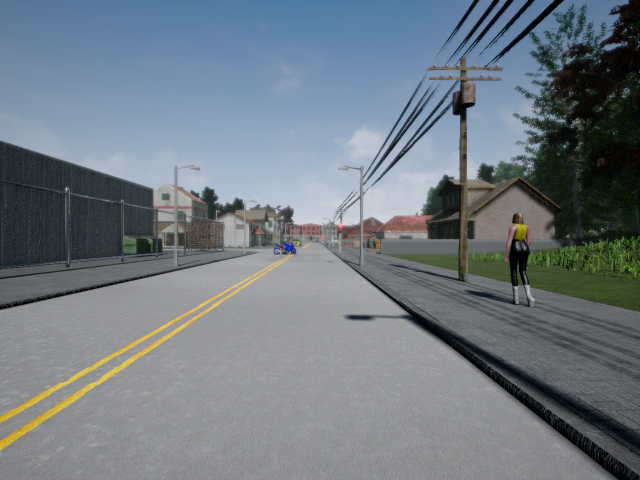
#> input picture Visual_Perception_for_Self-Driving_Cars/Applying_Stereo_Depth_to_a_Driving_Scenario/stereo_set/frame_00077_1547042741L.png, 1280 x 960 px (shown at 1/2 size)
$ jupyter execute 'Applying Stereo Depth to a Driving Scenario (practice assignment).ipynb'   (shell and % lines are left out)
#> lines starting #> are read from the running program, lines starting #| are printed output that depends on the picture
### Visual_Perception_for_Self-Driving_Cars/Applying_Stereo_Depth_to_a_Driving_Scenario/files_management.py
import csv
import numpy as np
import cv2


def get_projection_matrices():
    """Frame Calibration Holder
    3x4    p_left, p_right      Camera P matrix. Contains extrinsic and intrinsic parameters.
    """
    p_left = np.array([[640.0,   0.0, 640.0, 2176.0],
                       [  0.0, 480.0, 480.0,  552.0],
                       [  0.0,   0.0,   1.0,    1.4]])
    p_right = np.array([[640.0,   0.0, 640.0, 2176.0],
                       [   0.0, 480.0, 480.0,  792.0],
                       [   0.0,   0.0,   1.0,    1.4]])
    return p_left, p_right


def read_left_image():
    return cv2.imread("stereo_set/frame_00077_1547042741L.png")[...,::-1]
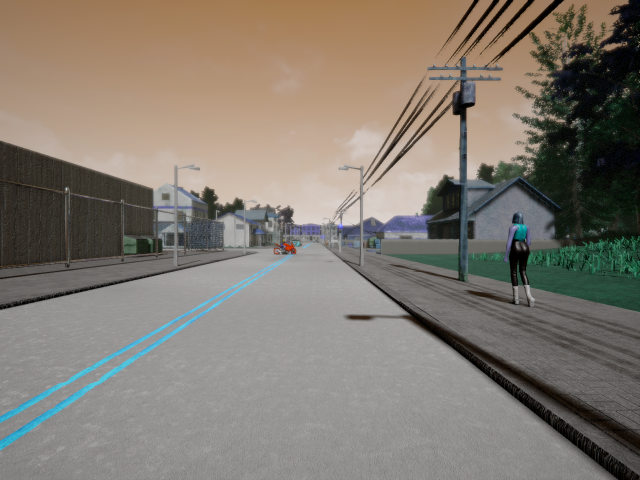
#> returned value: shape (960, 1280, 3) (shown at 1/2 size); mean of channels 0, 1, 2 113, 122.4, 129.9; drawn as B, G, R


def read_right_image():
    return cv2.imread("stereo_set/frame_00077_1547042741R.png")[...,::-1]
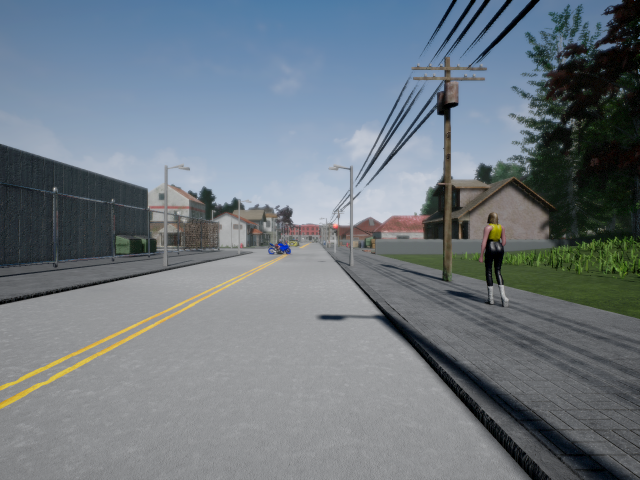
#> input picture Visual_Perception_for_Self-Driving_Cars/Applying_Stereo_Depth_to_a_Driving_Scenario/stereo_set/frame_00077_1547042741R.png, 1280 x 960 px (shown at 1/2 size)
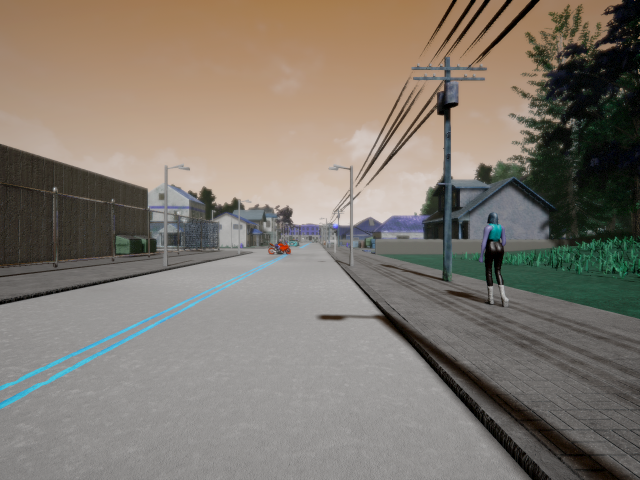
#> returned value: shape (960, 1280, 3) (shown at 1/2 size); mean of channels 0, 1, 2 110.9, 120.5, 128.2; drawn as B, G, R


def get_obstacle_image():
    img_left_colour = read_left_image()
    return img_left_colour[479:509, 547:593, :]

### Visual_Perception_for_Self-Driving_Cars/Applying_Stereo_Depth_to_a_Driving_Scenario/Applying Stereo Depth to a Driving Scenario (practice assignment).ipynb
# Applying Stereo Depth to a Driving Scenario
Now that you've reviewed the algorithms behind stereo vision and cross correlation we can begin to tackle real-world examples (Actually, we'll use images from the Carla simulator, so I suppose real-world-like would be more appropriate). This is an ungraded practice assignment. This exercise gives you a brief introduction to using Python to implement what you've recently learned in order to find the distance to collision with an obstacle.

#### Instructions:

- You will be using Python 3.
- Avoid using for-loops and while-loops, unless you are explicitly told to do so.
- After coding your function, run the cell right below it to check if your result is correct.

#### After this assignment you will:

- Be able to use OpenCV to complete standard vision tasks.
- Understand the process of obtaining depth from a pair of stereo images and their respective projection matrices.
- Understand the advantages of cross-correlation for localization of important information in an image.

#### Feedback:
As this is a practice assignment, you have access to the assignment solution. We recommend that you use OpenCV documentation for solving the assignment and refer to the solution only after you finish this practice exercise.


Let's go!

## 1 - Getting Set-up

First, let's run the cell below to import all the packages that you will need during this assignment.
- [numpy](www.numpy.org) is the fundamental package for scientific computing with Python.
- [matplotlib](http://matplotlib.org) is a famous library to plot graphs in Python.
- [cv2] (https://opencv.org) is the most used library for computer vision applications in Python.
- The `files_management` package contains pre-developed functions for importing data for the assignment.

[cell 1]
import numpy as np
import cv2
from matplotlib import pyplot as plt
from matplotlib import patches


import files_management

Now, let's get the pair of stereo images you will work with. The following code will load the images and then display them for you.

[cell 2]
# Read the stereo-pair of images
img_left = files_management.read_left_image()
img_right = files_management.read_right_image()

# Use matplotlib to display the two images
_, image_cells = plt.subplots(1, 2, figsize=(20, 20))
image_cells[0].imshow(img_left)
image_cells[0].set_title('left image')
image_cells[1].imshow(img_right)
image_cells[1].set_title('right image')
plt.show()
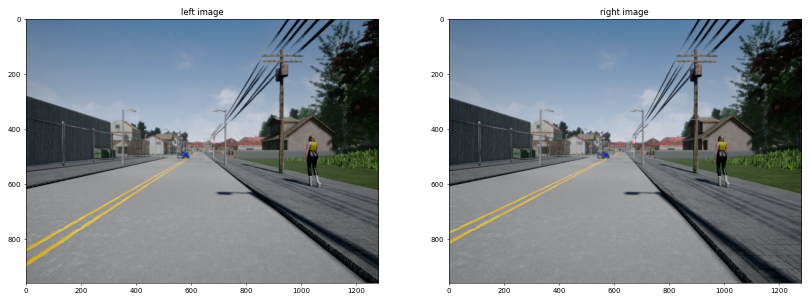
#> figure drawn by matplotlib, 2 panels

[cell 3]
# Large plot of the left image
plt.figure(figsize=(16, 12), dpi=100)
plt.imshow(img_left)

To go with these images are their respective projection matrices. Let's run the following to gather these and print them.

[cell 4]
# Read the calibration
p_left, p_right = files_management.get_projection_matrices()

# Use regular numpy notation instead of scientific one
np.set_printoptions(suppress=True)

print("p_left \n", p_left)
print("\np_right \n", p_right)

With this information we can move into finding the depth of the scene.

## 2 - Estimating Depth

As we covered in Module 1 Lesson 3 Part 1, we can estimate the depth of a stereo scene using the following sequence of actions:
1. Determine the disparity between the two images.
2. Decompose the projection matrices into the camera intrinsic matrix $K$, and extrinsics $R$, $t$.
3. Estimate depth using what we've gathered in the two prior steps.

### 2.1 - Computing the Disparity

It's time we began exploring some OpenCV functions. The following `compute_left_disparity_map` function is expected to recieve a stereo pair of images and return a disparity map from the perspective of the left camera.

There are two OpenCV functions that we can use to compute a disparity map [StereoBM](https://docs.opencv.org/3.4.3/d9/dba/classcv_1_1StereoBM.html) and [StereoSGBM](https://docs.opencv.org/3.4.3/d2/d85/classcv_1_1StereoSGBM.html).

**Note**: if the disparity output is set to 16-bit fixed-point, you will need to divide the output by 16 to obtain the true disparity values. This is because the output has a precision of 1/16, so the bits are shifted left by 4 (corresponding to multiplication by 16). If the disparity output is set to 32-bit floating point, no division by 16 is needed. You can check OpenCV's [compute](https://docs.opencv.org/3.4.3/d2/d6e/classcv_1_1StereoMatcher.html#a03f7087df1b2c618462eb98898841345) function for more details.

Once you've chosen the matcher to use you can call `matcher.compute(img_left, img_right)` to generate the disparity output.

**Note**: make sure you are using grayscale images for the `matcher.compute()` method. You can use `cvtColor()` to convert an image from the RGB color space to grayscale in the following way:

`img_g = cv2.cvtColor(img_rgb, code)`

Parameters:

- `img_rgb` - an RGB image

- `code` - color space conversion code, e.g. `cv2.COLOR_BGR2GRAY` for grayscale

- `img_g` - the image converted to grayscale

For more information on `cvtColor()` please refer to the [corresponding OpenCV documentation](https://docs.opencv.org/3.4/d8/d01/group__imgproc__color__conversions.html#ga397ae87e1288a81d2363b61574eb8cab)

### Disparity map
Disparity map refers to the apparent pixel difference or motion between a pair of stereo images. To experience this, try closing one of your eyes and then rapidly close it while opening the other. Objects that are close to you will appear to jump a significant distance while objects further away will move very little. That motion is the disparity.
(把左右兩邊的照片重疊，左右兩張圖相同位置的pixel差異)

In a pair of images derived from stereo cameras, you can measure the apparent motion in pixels for every point and make an intensity image out of the measurements.

Larger disparities means closer objects. When you scale the image for display, larger disparity appear brighter.

In block matching or `cv2.StereoBM_create()` the disparity is computed by comparing the sum of absolute differences (SAD) of each 'block' of pixels. In semi-global block matching or `cv2.StereoSGBM_create()` forces similar disparity on neighbouring blocks. This creates a more complete disparity map but is more computationally expensive.

#### Method 1:
`cv2.StereoBM_create(numDisparities, blockSize)`

`numDisparities`: the disparity search range. For each pixel algorithm will find the best disparity from 0 (default minimum disparity) to numDisparities. The search range can then be shifted by changing the minimum disparity. (必須是16的倍數)
`blockSize`: the linear size of the blocks compared by the algorithm. The size should be odd (as the block is centered at the current pixel). Larger block size implies smoother, though less accurate disparity map. Smaller block size gives more detailed disparity map, but there is higher chance for algorithm to find a wrong correspondence. (Default value = 21)

#### Method 2:
`cv2.StereoSGBM_create(minDisparity, numDisparities, blockSize, P1, P2, disp12MaxDiff, preFilterCap, uniquenessRatio, speckleWindowSize, speckleRange, mode)`

`minDisparity`: Minimum possible disparity value. Normally, it is zero but sometimes rectification algorithms can shift images, so this parameter needs to be adjusted accordingly. (Default value = 0)
`numDisparities`: Maximum disparity minus minimum disparity. The value is always greater than zero. In the current implementation, this parameter must be divisible by 16. (Default value = 16)
`blockSize`: Matched block size. It must be an odd number >=1 . Normally, it should be somewhere in the 3..11 range. (Default value = 3)
`P1`: The first parameter controlling the disparity smoothness. (P1 = 8 * number_of_image_channels * SADWindowSize * SADWindowSize) (Default value = 0)
`P2`: The second parameter controlling the disparity smoothness. The larger the values are, the smoother the disparity is. P1 is the penalty on the disparity change by plus or minus 1 between neighbor pixels. P2 is the penalty on the disparity change by more than 1 between neighbor pixels. The algorithm requires P2 > P1 . See stereo_match.cpp sample where some reasonably good P1 and P2 values are shown. (P2 = 32 * number_of_image_channels * SADWindowSize * SADWindowSize). (Default value = 0)
`disp12MaxDiff`: Maximum allowed difference (in integer pixel units) in the left-right disparity check. Set it to a non-positive value to disable the check. (Default value = 0)
`preFilterCap`: Truncation value for the prefiltered image pixels. The algorithm first computes x-derivative at each pixel and clips its value by [-preFilterCap, preFilterCap] interval. The result values are passed to the Birchfield-Tomasi pixel cost function. (Default value = 0)
`uniquenessRatio`: Margin in percentage by which the best (minimum) computed cost function value should "win" the second best value to consider the found match correct. Normally, a value within the 5-15 range is good enough. (Default value = 0)
`speckleWindowSize`: Maximum size of smooth disparity regions to consider their noise speckles and invalidate. Set it to 0 to disable speckle filtering. Otherwise, set it somewhere in the 50-200 range. (Default value = 0)
`speckleRange`: Maximum disparity variation within each connected component. If you do speckle filtering, set the parameter to a positive value, it will be implicitly multiplied by 16. Normally, 1 or 2 is good enough. (Default value = 0)
`mode`: Set it to StereoSGBM::MODE_HH to run the full-scale two-pass dynamic programming algorithm. It will consume O(W*H*numDisparities) bytes, which is large for 640x480 stereo and huge for HD-size pictures. By default, it is set to false.
There are 4 choices for `mode`:
MODE_SGBM: 5個方向搜索
MODE_HH: 8個方向搜索
MODE_SGBM_3WAY: 3個方向搜索(上、左、右)
MODE_HH4: 4個方向搜索(上下左右)

[cell 5]
def compute_left_disparity_map(img_left, img_right):

    ### START CODE HERE ###
    num_disparities = 16*6
    min_disparity = 0

    # Larger block size implies smoother, though less accurate disparity map. Smaller block size gives more detailed
    # disparity map, but there is higher chance for algorithm to find a wrong correspondence.
    block_size = 11
    SAD_WindowSize = 6

    # Method 1:
    BM_retval = cv2.StereoBM_create(numDisparities = num_disparities, blockSize = block_size)

    # Method 2:
    SGBM_retval = cv2.StereoSGBM_create(minDisparity = min_disparity,
                                   numDisparities = num_disparities,
                                   blockSize = block_size,
                                   P1 = 8 * 3 * SAD_WindowSize**2,
                                   P2 = 32 * 3 * SAD_WindowSize**2,
                                   mode = cv2.STEREO_SGBM_MODE_SGBM_3WAY)

    img_left = cv2.cvtColor(img_left, cv2.COLOR_BGR2GRAY)
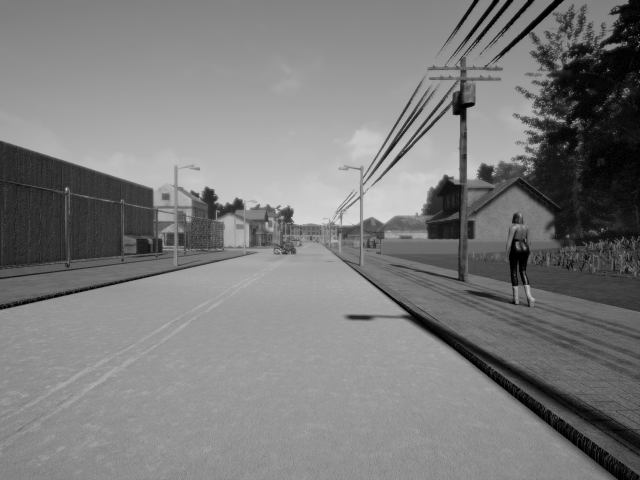
#> img_left: shape (960, 1280) (shown at 1/2 size); min 0, max 227, mean 123.5
    img_right = cv2.cvtColor(img_right, cv2.COLOR_BGR2GRAY)
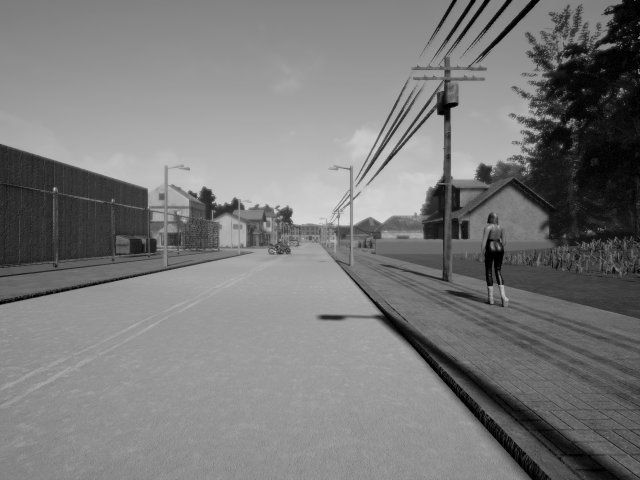
#> img_right: shape (960, 1280) (shown at 1/2 size); min 0, max 230, mean 121.6

    # Computes disparity map for the specified stereo pair.
    disp_left = SGBM_retval.compute(img_left, img_right).astype(np.float32) / 16
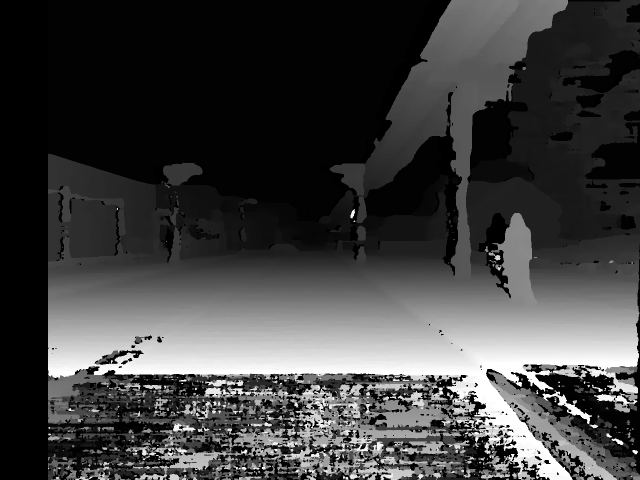
#> disp_left: shape (960, 1280) float32 (shown at 1/2 size); min -1, max 95, mean 23.1; drawn with min black and max white
    ### END CODE HERE ###

    return disp_left

In order to get an idea of how the parameters and choice of matcher change the resulting disparity map you can run the following code to visualize it.

As you will find while you continue in this course, your choices in paramters will have to vary to fit the data being provided. Take some time to experiment with different combinations, and both of the matchers to see which best fits the images you have been provided.

Don't forget to read about the functions and the restrictions on the paramters.

[cell 6]
# Compute the disparity map using the fuction above
disp_left = compute_left_disparity_map(img_left, img_right)

# Show the left disparity map
plt.figure(figsize=(10, 10))
plt.imshow(disp_left, cmap='gray')
plt.show()

### 2.2 - Decompose the projection matrices

In Lesson 2 we touched on how to decompose a projection matrix $P$:
1. Represent $P$ as a combination of the intrinsic parameters $K$ and the extrinsic rotation $R$ and translation $t$ as follows:
$$ $$
$$P = K[R|t]$$
$$ $$
2. Take the inverse of $KR$, which allows us to perform QR-decomposition to get $R^{-1}$ and $K^{-1}$:
$$ $$
$$(KR)^{-1} = R^{-1}K^{-1}$$
$$ $$
3. From here it would seem as though we could easily determine $K$, $R$, and $t$.

Unfortunately, this isn't as simple as it seems due to the QR-decomposition isn't unique. This results in us having to check the signs of the diagonal of the $K$ matrix and adjust $R$ appropriately. We must also make assertions about the directions of our camera and image x, y, and z axes.

Luckily for us, OpenCV provides us with a single function that does all of this. Using cv2.[decomposeProjectionMatrix()](https://docs.opencv.org/3.4.3/d9/d0c/group__calib3d.html#gaaae5a7899faa1ffdf268cd9088940248). Use this function below to extract the required matrices.

**Note**: After carrying out the matrix multiplication, the homogeneous component $w_c$ will, in general, not be equal to 1. Therefore, to map back into the real plane we must perform the homogeneous divide or perspective divide by dividing each component by $w_c$

#### Optional
You can optionally use the space in the function below to try your hand at finding $K$, $R$, and $t$ manually. The numpy functions `np.linalg.inv()`, `np.linalg.qr()`, and `np.matmul()` would be of help in this case.
You can use the following code block to compare your resulting $K$, $R$, and $t$ with those returned by the OpenCV function.

[cell 7]
def decompose_projection_matrix(p):
    '''
    cameraMatrix, rotMatrix, transVect, rotMatrixX, rotMatrixY, rotMatrixZ, eulerAngles = cv2.decomposeProjectionMatrix(projMatrix)

    Decomposes a projection matrix into a rotation matrix and a camera matrix.

    projMatrix      input    3x4 projection matrix P.
    cameraMatrix    Output   3x3 camera matrix K.
    rotMatrix       Output   3x3 external rotation matrix R.
    transVect       Output   4x1 translation vector T.
    rotMatrixX      Optional 3x3 rotation matrix around x-axis.
    rotMatrixY      Optional 3x3 rotation matrix around y-axis.
    rotMatrixZ      Optional 3x3 rotation matrix around z-axis.
    eulerAngles     Optional three-element vector containing three Euler angles of rotation in degrees.
    '''
    ### START CODE HERE ###
    k, r, t, _, _, _, _ = cv2.decomposeProjectionMatrix(p)

    # t[3] is the homogeneous component(𝑤𝑐), in general, it is not equal to 1. Therefore, to map back into the real
    # plane we must perform the homogeneous divide or perspective divide by dividing each component by 𝑤𝑐
    t /= t[3]

    ### END CODE HERE ###

    return k, r, t

The following code section uses your function above to decompose and print all of the matrices from the left and right projection matrices.

[cell 8]
# Decompose each matrix
k_left, r_left, t_left = decompose_projection_matrix(p_left)
k_right, r_right, t_right = decompose_projection_matrix(p_right)

# Display the matrices
print("k_left \n", k_left)
print("\nr_left \n", r_left)
print("\nt_left \n", t_left)
print("\nk_right \n", k_right)
print("\nr_right \n", r_right)
print("\nt_right \n", t_right)

### 2.3 - Generate the depth map

Lesson 3 explains how to derive the depth from a pair of images taken with a stereo camera setup. Recall the sequence of this procedure:

1. Get the focal length $f$ from the $K$ matrix
2. Compute the baseline $b$ using corresponding values from the translation vectors $t$
3. Compute depth map of the image: $$Z = \frac{f b}{x_L - x_R} = \frac{f b}{d}$$ In the above equation, $d$ is a disparity map which we have already computed in one of the previous steps in this assignment.

**Your task**: Complete the `calc_depth_map` function below to return a depth map of the same dimensions as the disparity map being provided.

**Note:** Don't forget to address problematic disparities (the ones having of 0 and -1) to eliminate potential computational issues.

[cell 9]
def calc_depth_map(disp_left, k_left, t_left, t_right):

    ### START CODE HERE ###
    # Get the focal length from camera matrix k
    f = k_left[0][0]

    # Get the distance between the cameras from the t matrices (baseline)
    b = np.linalg.norm(t_left - t_right)

    # Replace all instances of 0 and -1 disparity with a small minimum value (to avoid div by 0 or negatives)
    disp_left[disp_left == 0] = 0.1
    disp_left[disp_left < 0] = 0.1
#> disp_left: shape (960, 1280) float32; min 0.1, max 95, mean 23.3

    depth_map = f * b / disp_left
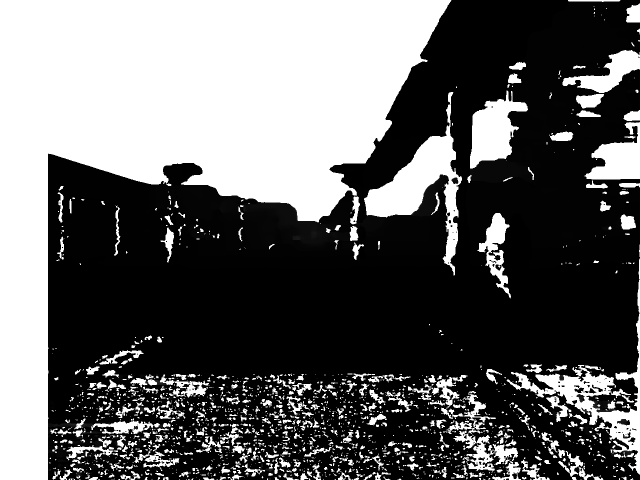
#> depth_map: shape (960, 1280) float32 (shown at 1/2 size); min 3.37, max 3200, mean 1261.2; drawn with min black and max white

    ### END CODE HERE ###

    return depth_map

Below we call the calc_depth_map function to generate a depth map for the disparity map we found in 2.1.

The depth map is displayed for reference.

[cell 10]
# Get the depth map by calling the above function
depth_map_left = calc_depth_map(disp_left, k_left, t_left, t_right)

# Display the depth map
plt.figure(figsize=(8, 8), dpi=100)
plt.imshow(depth_map_left, cmap='flag')
plt.show()

Excellent! Now you have successfully used a stereo pair of images to determine the depth of a scene!

## 3 - Finding the distance to collision

While we may have a map of the depths of each pixel in the scene, our system does not yet know which of these pixels are safe (like the road) or a potential obstacle (like a motorcycle). To find these objects of interest we run an object detector that has been trained to select a rectangular section containing the object we are concerned about. Object detection will be covered in future modules, so for now we will just work with the motorcycle image that was identified by the detector.

Run the following section of code to read the motorcycle image and display it.

[cell 11]
# Get the image of the obstacle
obstacle_image = files_management.get_obstacle_image()
#> (the rest of the program and of its run is left out)
